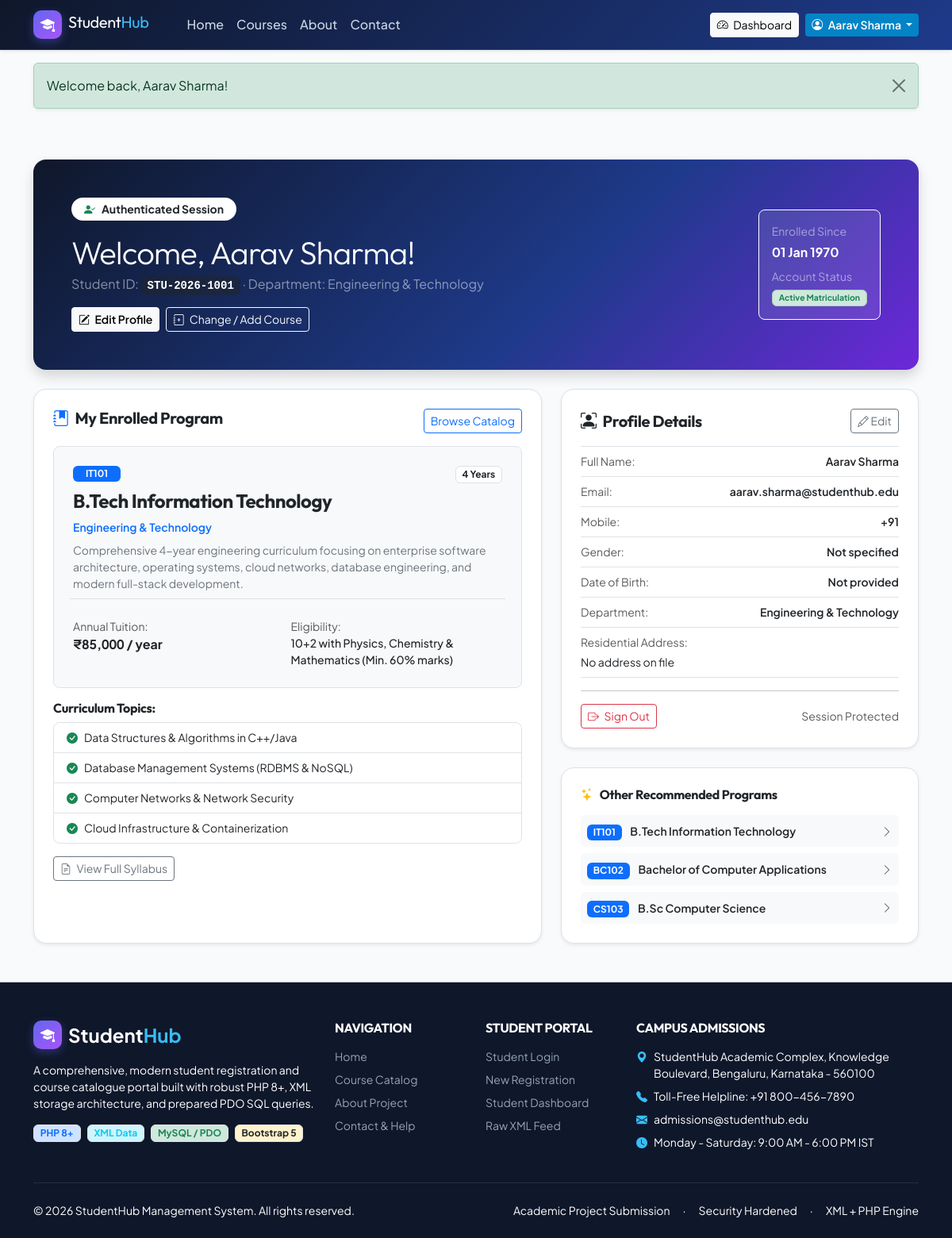
Page /dashboard.php (signed in) on the committed database.
### tables this page shows
CREATE TABLE `students` (
    `id` INT AUTO_INCREMENT PRIMARY KEY,
    `student_id` VARCHAR(30) NOT NULL UNIQUE,
    `full_name` VARCHAR(120) NOT NULL,
    `email` VARCHAR(150) NOT NULL UNIQUE,
    `phone` VARCHAR(15) NOT NULL,
    `password_hash` VARCHAR(255) NOT NULL,
    `gender` ENUM('Male', 'Female', 'Other', 'Prefer not to say') DEFAULT 'Prefer not to say',
    `date_of_birth` DATE NULL,
    `department` VARCHAR(100) NOT NULL,
    `selected_course_code` VARCHAR(20) NOT NULL,
    `address` TEXT NULL,
    `status` ENUM('Active', 'Pending Verification', 'Suspended') DEFAULT 'Active',
    `created_at` TIMESTAMP DEFAULT CURRENT_TIMESTAMP,
    `updated_at` TIMESTAMP DEFAULT CURRENT_TIMESTAMP ON UPDATE CURRENT_TIMESTAMP,
    INDEX `idx_email` (`email`),
    INDEX `idx_student_id` (`student_id`),
    INDEX `idx_course` (`selected_course_code`)
);

### dashboard.php (the view, shortened to what the rows shown need)
<?php
require_once __DIR__ . '/includes/functions.php';
require_once __DIR__ . '/includes/auth.php';
$pdo = getDBConnection();
$userId = $_SESSION['user_db_id'];
$stmt = $pdo->prepare('SELECT * FROM students WHERE id = :id LIMIT 1');
$stmt->execute([':id' => $userId]);
$student = $stmt->fetch();
$enrolledCourse = getCourseByCode($student['selected_course_code']);
require_once __DIR__ . '/includes/header.php';
?>
<div class="container py-5">
    <div class="card p-4 p-md-5 rounded-4 border-0 text-white mb-4 shadow" style="background: linear-gradient(135deg, #0f172a 0%, #1e3a8a 60%, #6d28d9 100%);">
        <div class="row align-items-center">
            <div class="col-md-8">
                <div class="d-inline-flex align-items-center gap-2 px-3 py-1 mb-3 rounded-pill bg-white text-dark small fw-bold">
                    <i class="bi bi-person-check-fill text-success"></i> Authenticated Session
                </div>
                <h2 class="display-6 fw-extrabold mb-1">
                    Welcome, <?= htmlspecialchars($student['full_name']) ?>!
                </h2>
                <p class="text-white-50 mb-3">
                    Student ID: <code class="text-white fw-bold bg-dark bg-opacity-50 px-2 py-1 rounded"><?= htmlspecialchars($student['student_id']) ?></code> · Department: <?= htmlspecialchars($student['department']) ?>
                </p>
                <div class="d-flex flex-wrap gap-2">
                    <button class="btn btn-light btn-sm fw-semibold" data-bs-toggle="modal" data-bs-target="#editProfileModal">
                    </button>
                    <a href="courses.php" class="btn btn-outline-light btn-sm">
                    </a>
                </div>
            </div>
        </div>
    </div>
    <div class="row g-4">
        <div class="col-lg-7">
            <div class="card card-custom p-4 border shadow-sm h-100">
                <?php if ($enrolledCourse): ?>
                    <div class="p-4 rounded-3 border bg-light mb-3">
                        <div class="d-flex justify-content-between align-items-start mb-2">
                            <span class="badge bg-primary px-3 py-1"><?= htmlspecialchars($enrolledCourse['code']) ?></span>
                            <span class="badge bg-white text-dark border"><?= htmlspecialchars($enrolledCourse['duration']) ?></span>
                        </div>
                        <h4 class="fw-bold text-slate-900 mt-2"><?= htmlspecialchars($enrolledCourse['name']) ?></h4>
                        <div class="text-primary small fw-semibold mb-2"><?= htmlspecialchars($enrolledCourse['department']) ?></div>
                        <p class="text-secondary small mb-3"><?= htmlspecialchars($enrolledCourse['description']) ?></p>
                        <div class="row g-2 border-top pt-3 small">
                            <div class="col-6">
                                <span class="text-muted d-block">Annual Tuition:</span>
                                <span class="fw-bold text-slate-900 fs-6 tabular-numbers"><?= htmlspecialchars($enrolledCourse['feeFormatted']) ?></span>
                            </div>
                            <div class="col-6">
                                <span class="text-muted d-block">Eligibility:</span>
                                <span class="fw-medium text-slate-900"><?= htmlspecialchars($enrolledCourse['eligibility']) ?></span>
                            </div>
                        </div>
                    </div>
                    <h6 class="fw-bold text-slate-900 mb-2">Curriculum Topics:</h6>
                    <ul class="list-group list-group-flush border rounded-3 mb-3 small">
                        <?php foreach (array_slice($enrolledCourse['syllabus'], 0, 4) as $topic): ?>
                            <li class="list-group-item d-flex align-items-center gap-2">
                                <i class="bi bi-check-circle-fill text-success"></i>
                                <span><?= htmlspecialchars($topic) ?></span>
                            </li>
                        <?php endforeach; ?>
                    </ul>
                    <div class="d-flex gap-2">
                        <a href="course-details.php?code=<?= urlencode($enrolledCourse['code']) ?>" class="btn btn-outline-secondary btn-sm">
                            <i class="bi bi-file-earmark-text me-1"></i> View Full Syllabus
                        </a>
                    </div>
                <?php else: ?>
                    <div class="alert alert-warning">
                        No enrolled course found. Please select a course from the catalog.
                    </div>
                <?php endif; ?>
            </div>
        </div>
        <div class="col-lg-5">
            <div class="card card-custom p-4 border shadow-sm mb-4">
                <ul class="list-group list-group-flush small">
                    <li class="list-group-item d-flex justify-content-between px-0 py-2">
                        <span class="text-muted">Full Name:</span>
                        <span class="fw-semibold text-dark"><?= htmlspecialchars($student['full_name']) ?></span>
                    </li>
                    <li class="list-group-item d-flex justify-content-between px-0 py-2">
                        <span class="text-muted">Email:</span>
                        <span class="fw-semibold text-dark"><?= htmlspecialchars($student['email']) ?></span>
                    </li>
                    <li class="list-group-item d-flex justify-content-between px-0 py-2">
                        <span class="text-muted">Department:</span>
                        <span class="fw-semibold text-dark"><?= htmlspecialchars($student['department']) ?></span>
                    </li>
                </ul>
            </div>
        </div>
    </div>
</div>
<?php require_once __DIR__ . '/includes/footer.php'; ?>

### includes/header.php (shortened to what the rows shown need)
<?php
require_once __DIR__ . '/functions.php';
require_once __DIR__ . '/auth.php';
$currentPage = basename($_SERVER['PHP_SELF'] ?? 'index.php');
$student = getCurrentStudent();
?>
<!DOCTYPE html>
<html lang="en">
<head>
    <link href="https://cdn.jsdelivr.net/npm/bootstrap@5.3.3/dist/css/bootstrap.min.css" rel="stylesheet">
    <link href="https://cdn.jsdelivr.net/npm/bootstrap-icons@1.11.3/font/bootstrap-icons.min.css" rel="stylesheet">
    <link rel="stylesheet" href="assets/css/style.css">
</head>
<body class="d-flex flex-column min-vh-100">
<nav class="navbar navbar-expand-lg navbar-dark bg-royal-blue sticky-top shadow-sm">
    <div class="container">
        <div class="collapse navbar-collapse" id="navbarContent">
            <div class="d-flex align-items-center gap-2">
                <?php if (isLoggedIn()): ?>
                    <a href="dashboard.php" class="btn btn-outline-light btn-sm <?= ($currentPage === 'dashboard.php') ? 'active' : '' ?>">
                        <i class="bi bi-speedometer2 me-1"></i> Dashboard
                    </a>
                    <div class="dropdown">
                        <button class="btn btn-accent btn-sm dropdown-toggle" type="button" data-bs-toggle="dropdown" aria-expanded="false">
                            <i class="bi bi-person-circle me-1"></i> <?= htmlspecialchars($student['full_name'] ?? 'Student') ?>
                        </button>
                    </div>
                <?php endif; ?>
            </div>
        </div>
    </div>
</nav>

### rows in the picture
students: full_name "Aarav Sharma", student "STU-2026-1001", department "Engineering & Technology", selected_course_code "IT101", selected_course_code "4 Years", selected_course_code "B.Tech Information Technology", selected_course_code "Engineering & Technology", selected_course_code "Comprehensive 4-year engineering curriculum focusing on enterprise software architecture, operating systems, cloud networks, database engineering, and modern full-stack development.", selected_course_code "₹85,000 / year", selected_course_code "10+2 with Physics, Chemistry & Mathematics (Min. 60% marks)", selected_course_code "Data Structures & Algorithms in C++/Java", selected_course_code "Database Management Systems (RDBMS & NoSQL)", selected_course_code "Computer Networks & Network Security", selected_course_code "Cloud Infrastructure & Containerization", email "aarav.sharma@studenthub.edu"

### other values in the picture
$flash['message'] "Welcome back, Aarav Sharma!"
date('d M Y', strtotime($student['created_at'])) "01 Jan 1970"
$student['gender'] "Not specified"
$rc['code'] "IT101"
$rc['name'] "B.Tech Information Technology"
$rc['code'] "BC102"
$rc['name'] "Bachelor of Computer Applications"
$rc['code'] "CS103"
$rc['name'] "B.Sc Computer Science"
